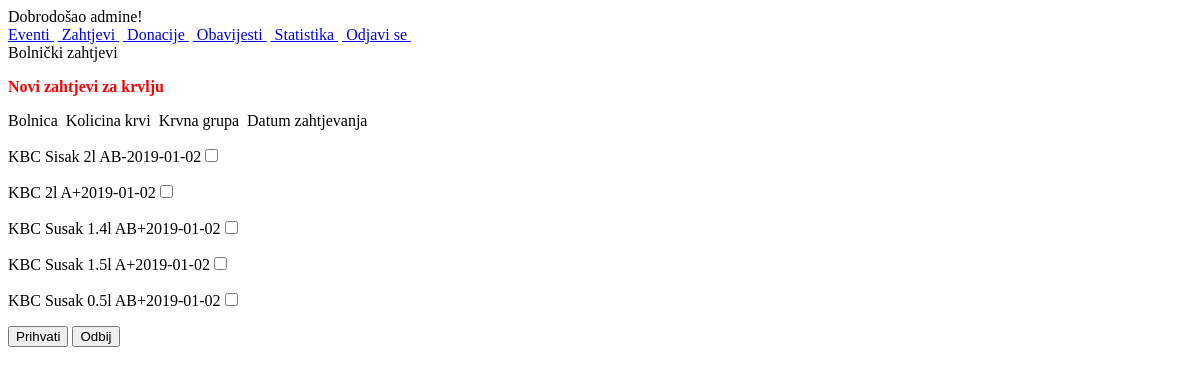
The page /zahtjevi.php (signed in) on the database as committed earlier.
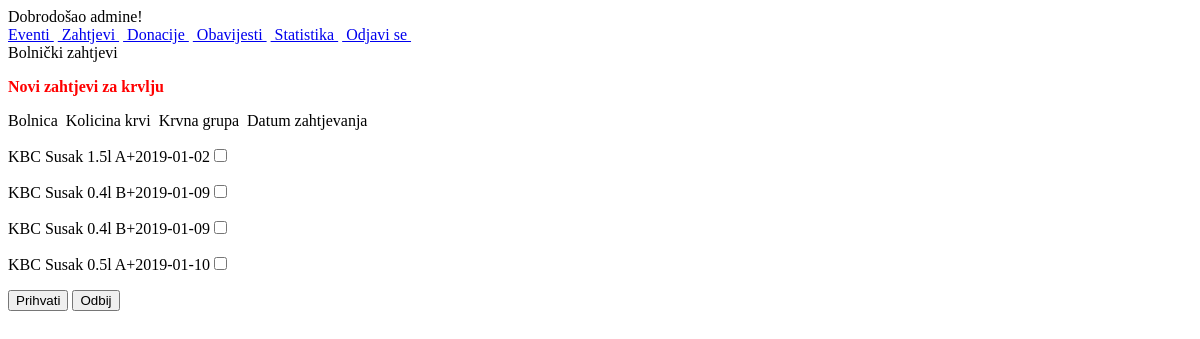
The same page on the database as committed later.
### tables this page shows
CREATE TABLE IF NOT EXISTS `zahtjev` (
  `idzahtjev` int(8) UNSIGNED NOT NULL AUTO_INCREMENT,
  `id_bolnica` int(10) UNSIGNED NOT NULL,
  `kolicina_krvi_zaht` float UNSIGNED NOT NULL,
  `krvna_grupa_zaht` varchar(45) NOT NULL,
  `datum_zahtjeva` date DEFAULT NULL,
  `odobreno` int(11) NOT NULL,
  PRIMARY KEY (`idzahtjev`),
  UNIQUE KEY `idzahtjev_UNIQUE` (`idzahtjev`),
  KEY `fk_zahtjev_bolnica1_idx` (`id_bolnica`)
);

CREATE TABLE IF NOT EXISTS `bolnica` (
  `idbolnica` int(10) UNSIGNED NOT NULL,
  `naziv_bolnice` varchar(45) NOT NULL,
  `grad` varchar(45) NOT NULL,
  `adresa_bolnice` varchar(45) DEFAULT NULL,
  `postanski_broj` int(11) DEFAULT NULL,
  `password` varchar(10) DEFAULT NULL,
  PRIMARY KEY (`idbolnica`),
  UNIQUE KEY `idbolnica_UNIQUE` (`idbolnica`)
);

### zahtjevi.php (the view, shortened to what this page needs)
<?php
    require_once ("dbconnect.php");
    mysqli_set_charset($conn,"utf8");
    echo '
        <html>
            <div>
               <a href="eventi.php?keyword=&trazi=Traži" >Eventi&nbsp;</a>
               <a href="zahtjevi.php">&nbsp;Zahtjevi&nbsp;</a>
               <a href="donacije.php?keyword=&trazi=Traži">&nbsp;Donacije&nbsp;</a>
               <a href="obavijesti.php">&nbsp;Obavijesti&nbsp;</a>
               <a href="statistika.php">&nbsp;Statistika&nbsp;</a>
               <a href="odjava.php">&nbsp;Odjavi se&nbsp;</a>
           </div>
           <div id="content5" class="toggle" >Bolnički zahtjevi';
                $zahtjev_q = "SELECT  *from zahtjev, bolnica where zahtjev.odobreno = '0' and zahtjev.id_bolnica = bolnica.idbolnica ";
                $run = mysqli_query($conn, $zahtjev_q);
                $result = $run or die ("Failed to query database". mysqli_error($conn));
                echo '<form action="" method="GET">
                       <b><p style="color:red;">Novi zahtjevi za krvlju</p></b>
                       <p>Bolnica&nbsp;&nbsp;Kolicina krvi&nbsp;&nbsp;Krvna grupa&nbsp;&nbsp;Datum zahtjevanja</p>';
                        while($row = mysqli_fetch_array($result)){
                            echo '<p>'.$row['naziv_bolnice'].' '.$row['kolicina_krvi_zaht'].'l '.$row['krvna_grupa_zaht'] .$row['datum_zahtjeva'].'<input type="checkbox" name="check_list[]" value='.$row['idzahtjev'].'></p>';
                        }
                        echo'<input type="submit" name="prihvati" value="Prihvati">
                            <input type="submit" name="odbij_zahtjev" value="Odbij">
                    </form>';
            echo '</div>
        </html>';
?>

Rows that differ between the two databases and show on the page:
no longer on this page (row edited): zahtjev: id_bolnica.naziv_bolnice "KBC Sisak", kolicina_krvi_zaht "2", krvna_grupa_zaht "AB-", datum_zahtjeva "2019-01-02"
no longer on this page (row edited): zahtjev: id_bolnica.naziv_bolnice "KBC", kolicina_krvi_zaht "2", krvna_grupa_zaht "A+", datum_zahtjeva "2019-01-02"
removed zahtjev: id_bolnica.naziv_bolnice "KBC Susak", kolicina_krvi_zaht "1.4", krvna_grupa_zaht "AB+", datum_zahtjeva "2019-01-02"
no longer on this page (row edited): zahtjev: id_bolnica.naziv_bolnice "KBC Susak", kolicina_krvi_zaht "0.5", krvna_grupa_zaht "AB+", datum_zahtjeva "2019-01-02"
added zahtjev: id_bolnica.naziv_bolnice "KBC Susak", kolicina_krvi_zaht "0.4", krvna_grupa_zaht "B+", datum_zahtjeva "2019-01-09"
added zahtjev: id_bolnica.naziv_bolnice "KBC Susak", kolicina_krvi_zaht "0.4", krvna_grupa_zaht "B+", datum_zahtjeva "2019-01-09"
added zahtjev: id_bolnica.naziv_bolnice "KBC Susak", kolicina_krvi_zaht "0.5", krvna_grupa_zaht "A+", datum_zahtjeva "2019-01-10"
